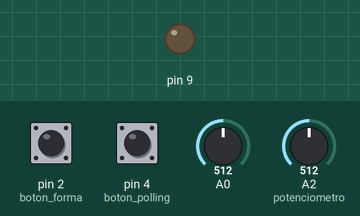
Simulated run of this sketch. Board: Arduino Uno, built with avr-gcc and run on an emulated ATmega328P. Shown: output pins drawn as LEDs (lit = HIGH). The test bench sets the inputs (shaded band); at power-on: A2 (potenciometro) = 512, pin 2 (boton_forma) HIGH, A0 = 512, pin 4 (boton_polling) HIGH. What the sketch prints to the serial monitor is not drawn.

Above: at 1.2 s.
1.3 s: A2 (potenciometro) set to 716
At 1.47 s:
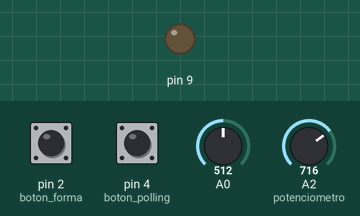
4.3 s: pin 2 (boton_forma) pulled LOW for 3.2 s
At 7.68 s:
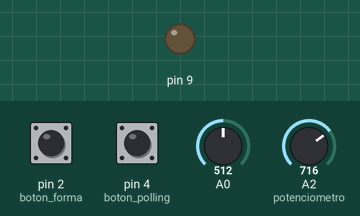
Timing chart, 0 to 10.2 s (numbered marks = the images above; inputs shaded):
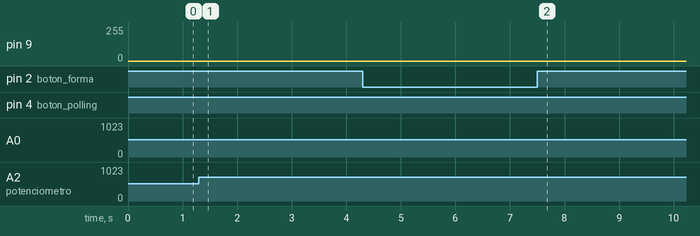

Measured:
- after the input at 1.3 s, pin 9: stays 0/255 (without the input it goes to 135/255 after 1.7 s)
- after the input at 4.3 s, pin 9: stays 0/255 (without the input it goes to 165/255 after 1.6 s)

The sketch:

p6.ino
```cpp
#include <LiquidCrystal.h>
#include <MsTimer2.h>

#define debounce_ms 15

/**************************** PIN READ & LED ****************************/
int debounce_digitalRead(uint8_t pin)
{
  uint8_t prev = digitalRead(pin);

  //delay(debounce_ms + random(-10,10));
  delay(debounce_ms);

  return (prev == digitalRead(pin)) ? prev : debounce_digitalRead(pin);
}
/************************************************************************/

// Pines botones
const uint8_t boton_polling = 4;
const uint8_t boton_forma   = 2;
const uint8_t potenciometro = A2;

// Valores constantes
const float Vref = 5.0;          // Voltaje de referencia del ADC (por defecto)
const unsigned int rango = 1024; // Rango ADC de Arduino Uno (10 bits)
const float pi = 3.1416;

const unsigned int T = 1;   // Intervalo entre puntos en ms
const unsigned int Tg = 1;  // Intervalo de generación en ms
const unsigned int Ts = 1;  // Intervalo de muestreo en ms

const unsigned int N_step = 100; // Número de suma en puntos por ciclo
const unsigned int N_max = 1000;
volatile unsigned int N = 200; // valor actual (por defecto) de N

const unsigned int sig_total = 4;
volatile unsigned int sig_curr = 1; // valor de la señal actual (default 1)

volatile unsigned int amplitude = 127; // valor de la señal

// Variables globales
volatile unsigned int n = 0;  // Número de punto (0 a N-1)
volatile unsigned int dg = 0; // Divisor de gen. de ms(0 a Tg-1)
volatile unsigned int ds = 0; // Divisor de adq. de ms(0 a Ts-1)
volatile unsigned int A_in;   // Valor adquirido en A0
volatile byte ch1;

volatile byte get_ch1(int curr){
  switch(curr){
    case 1 : return (128 + (int) (((float) amplitude) * sin(n * 2 * pi / N)));
    case 2 :  if(0<=n && n<(N>>2)){
                return 128 - (int) (((float) amplitude)*(    -4.0 * (float)n/(float)N));
              }else if((N>>2)<=n && n<(3*(N>>2))){
                return 128 + (int) (((float) amplitude)*(2.0-(4.0 * (float)n/(float)N)));
              }else{
                return 128 - (int) (((float) amplitude)*(4.0-(4.0 * (float)n/(float)N)));
              }
    case 3 :  if(n<(N>>1)){
                return 128 + amplitude;
              }else{
                return 128 - amplitude;
              }
    case 4 :  return 0+map(amplitude, 0, 127, 0, 255);
  }
}


void setup(){
  Serial.begin(2000000);
  Serial.println("Mat+5:,PWM:");
  Serial.flush();

  // Establecemos el modo de los pines
  pinMode(boton_polling, INPUT_PULLUP);
  pinMode(boton_forma,   INPUT_PULLUP);
  pinMode(potenciometro, INPUT);

  TCCR1B &= 0xF8;               // Pone cero en bits preescaler PWM 9 y 10
  TCCR1B |= 0x01;               // Pone PWM 9 y 10 a frec. de 32 kHz
  MsTimer2::set(T, actualizar); // Int. T2 cada T ms
  MsTimer2::start();
}

void loop(){

  // metemos en while en un if para que no bloquee el programa esperando a la pulsación
  if(digitalRead(boton_polling) == LOW){
      while(digitalRead(boton_polling) == LOW){
        // Esperamos a que suelte el botón
        // no hacemos debouncing, porque con la cantidad
        // de interrupciones que hay, delay acaba durando varios segundos
      }

      //Cambiamos valor de polling
      N = (N % N_max) + N_step;
  }

  if(digitalRead(boton_forma) == LOW){
      while(digitalRead(boton_forma) == LOW){
        // NA DE NA
      }

      //Cambiamos forma de onda
      sig_curr = (sig_curr%sig_total)+1;
  }

}

// Rutina de atención de interrupción de T2 cada T ms
void actualizar(){
  amplitude = map(analogRead(potenciometro), 0, 1023, 0, 127);

  if (++dg == Tg){
    dg = 0;                                // Salidas PWM para generación cada 'Tg*T' ms
    ch1 = get_ch1(sig_curr);               // Calcula punto de CH1
    analogWrite(9, ch1);                   // Salida de CH1 por pin3 PWM
  }
  if (++n >= N){ // Incrementa número de punto (cambiado a >= por si hay cambio on the fly)
    n = 0;
  }
  if (++ds == Ts){
    ds = 0;               // Aquisición de canal cada 'Ts*T' ms
    A_in = analogRead(0); // Adquiere A0
  }
  // Envía dato cada T ms a Serial Plotter
  Serial.print(5 + 4 * ch1 * Vref / rango); // Envía voltaje matemático/4
  Serial.print(" ");
  Serial.println(A_in * Vref / rango); // Envía voltaje canal A0
}
```
